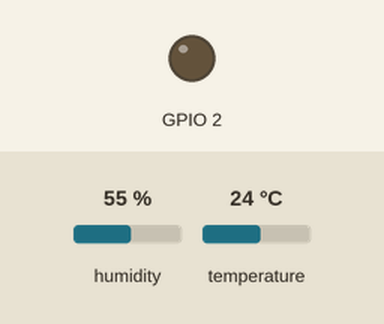
A sketch run on a simulated ESP8266 (Wemos D1 mini). On the bench: output pins drawn as LEDs (lit = HIGH). Inputs (shaded band) come from the test bench; at power-on: humidity 55 %, temperature 24 °C. WiFi joins after 1.5 s; servers stay silent unless stated; no MQTT or app messages arrive unless stated; what the sketch prints to the serial monitor is not drawn. At 1.9 s the program puts the board to deep sleep or switches it off; the recording ends there.

Above: at 1.74 s.
Timing chart, 0 to 1.9 s (numbered marks = the images above):
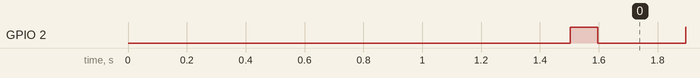

Measured:
- by itself, GPIO 2: HIGH → LOW at 1.6 s, → HIGH 0.30 s later

The sketch:

SHT30_-_MQQT_-_Battery.ino
```cpp
////////////////////////////////////////////////////////
///Include Librarys
#include <ESP8266WiFi.h>
#include <PubSubClient.h>
#include <WEMOS_SHT3X.h>

////////////////////////////////////////////////////////
///DeepSleep
boolean deepSleep      = true; //true or false. If true, you have to connect RST pin to D0 pin
const int sleepSeconds = 60;   //Enter sleep time in second

////////////////////////////////////////////////////////
///Locate SHT30 Pin
SHT3X sht30(0x45);

////////////////////////////////////////////////////////
///WIFI
#define ssid     "YOUR_SSID"
#define password "WIFI_PASSWORD"

////////////////////////////////////////////////////////
///MQTT
#define mqtt_server_ip          "YOUR_MQQT_BROKER_IP"
#define mqtt_server_port        "YOUR_MQQT_BROKER_PORT"       //If you don't know your MQTT broker port, fill this field with "1883"
#define mqtt_user               "YOUR_MQQT_BROKER_LOGIN"      //Optional
#define mqtt_password           "YOUR_MQQT_BROKER_PASSWORD"   //Optional
#define mqtt_humidity_topic     "YOUR_MQTT_HUMIDITY_TOPIC"    //E.G. sensor/ESP8266/SHT30/humidity
#define mqtt_temperature_topic  "YOUR_MQTT_TEMPERATURE_TOPIC" //E.G. sensor/ESP8266/SHT30/temperature
#define mqtt_voltage_topic      "YOUR_MQTT_VOLTAGE_TOPIC"     //E.G. sensor/ESP8266/SHT30/voltage
WiFiClient espClient;
PubSubClient mqqtclient(espClient);

////////////////////////////////////////////////////////
///FUNCTIONS
void setup() {
  pinMode(BUILTIN_LED, OUTPUT);   //Init Wemos BUILTIN_LED
  digitalWrite(BUILTIN_LED, LOW); //Start LED
  Serial.begin(115200);           //Init Serial

  ////////////////////////////////////////////////
  //Connect to wifi
  WiFi.begin(ssid, password);
  Serial.print("Connecting");
  while (WiFi.status() != WL_CONNECTED) {
    delay(500);
    Serial.print(".");
  }
  Serial.println("");
  Serial.print("Connected to: ");
  Serial.println(ssid);
  Serial.print("IP address: ");
  Serial.println(WiFi.localIP());
  Serial.println("");

  mqqtclient.setServer(mqtt_server_ip, 1883); //Connect to MQTT
  digitalWrite(BUILTIN_LED, HIGH);            //Stop LED
}

void errorLedBlinking(char* error) {
  digitalWrite(BUILTIN_LED, HIGH);
  Serial.print(error);
  Serial.println(" FAILURE");
  int value = 0;
  while (value < 3) {
    digitalWrite(BUILTIN_LED, LOW);
    delay(500);
    digitalWrite(BUILTIN_LED, HIGH);
    delay(500);
    value++;
  }
}

void checkMQTTStatus() {
  while (!mqqtclient.connected()) {
    Serial.print("Attempting MQTT connection...");
    if (mqqtclient.connect("ESP8266Client", mqtt_user, mqtt_password)) {
      Serial.println("connected");
    } else {
      Serial.print(" failed, Error value=");
      Serial.print(mqqtclient.state());
      Serial.println(" try again in 5 seconds");
      errorLedBlinking("MQTT");
      delay(2000);      // Wait 2 seconds before retrying
    }
  }
}

void loopLed() {
  digitalWrite(BUILTIN_LED, LOW);  // turn on LED with voltage HIGH
  delay(300);                      // wait
  digitalWrite(BUILTIN_LED, HIGH); // turn off LED with voltage LOW
}

void loop() {
  ////////////////////////////////////////////////
  // Check WIFI connection
  while (WiFi.status() != WL_CONNECTED) {
    errorLedBlinking("WIFI");
    delay(2000);
  }

  ////////////////////////////////////////////////
  // Check or init MQQT connection
  while (!mqqtclient.connected()) {
    checkMQTTStatus();
  }

  ////////////////////////////////////////////////
  // Read humidity and temperatur from SHT30
  sht30.get();
  float humidity = sht30.humidity;
  float temperature = sht30.cTemp;

  ////////////////////////////////////////////////
  //Calculating battery voltage
  int sensorValue = analogRead(A0);
  float voltage = sensorValue * (5.0 / 1023.0);

  ////////////////////////////////////////////////
  //Add in MQTT
  mqqtclient.publish(mqtt_temperature_topic, String(temperature).c_str(), true);
  mqqtclient.publish(mqtt_humidity_topic, String(humidity).c_str(), true);
  mqqtclient.publish(mqtt_voltage_topic, String(voltage).c_str(), true);

  loopLed();
  if (deepSleep) {
    Serial.printf("Deep sleep for %d seconds\n\n", sleepSeconds);
    ESP.deepSleep(sleepSeconds * 1000000);
  } else {
    Serial.printf("Sleep for %d seconds\n\n", sleepSeconds);
    delay(sleepSeconds * 1000);
  }
}
```
